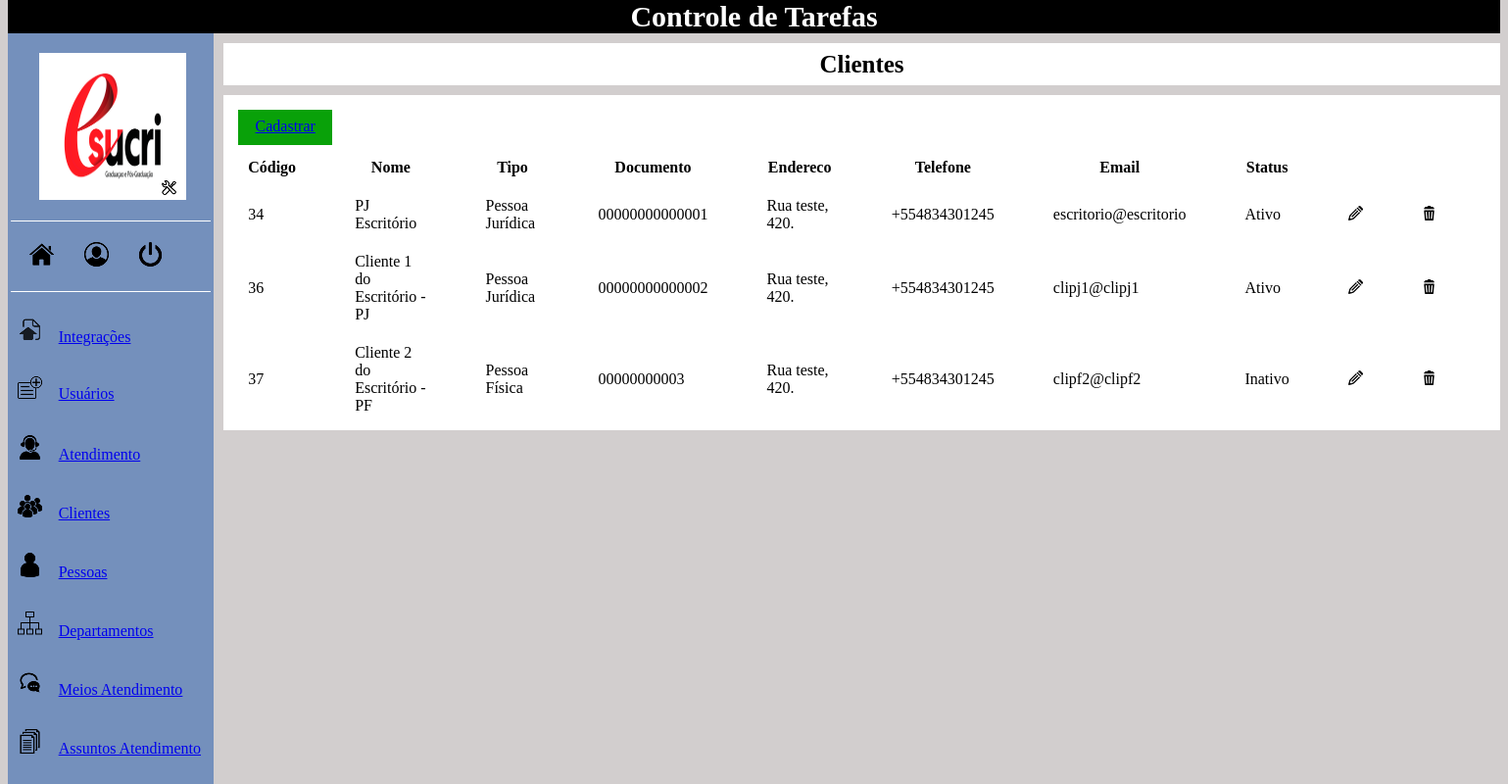
Before: /views/cliente-listar.php (signed in) with the older database file.
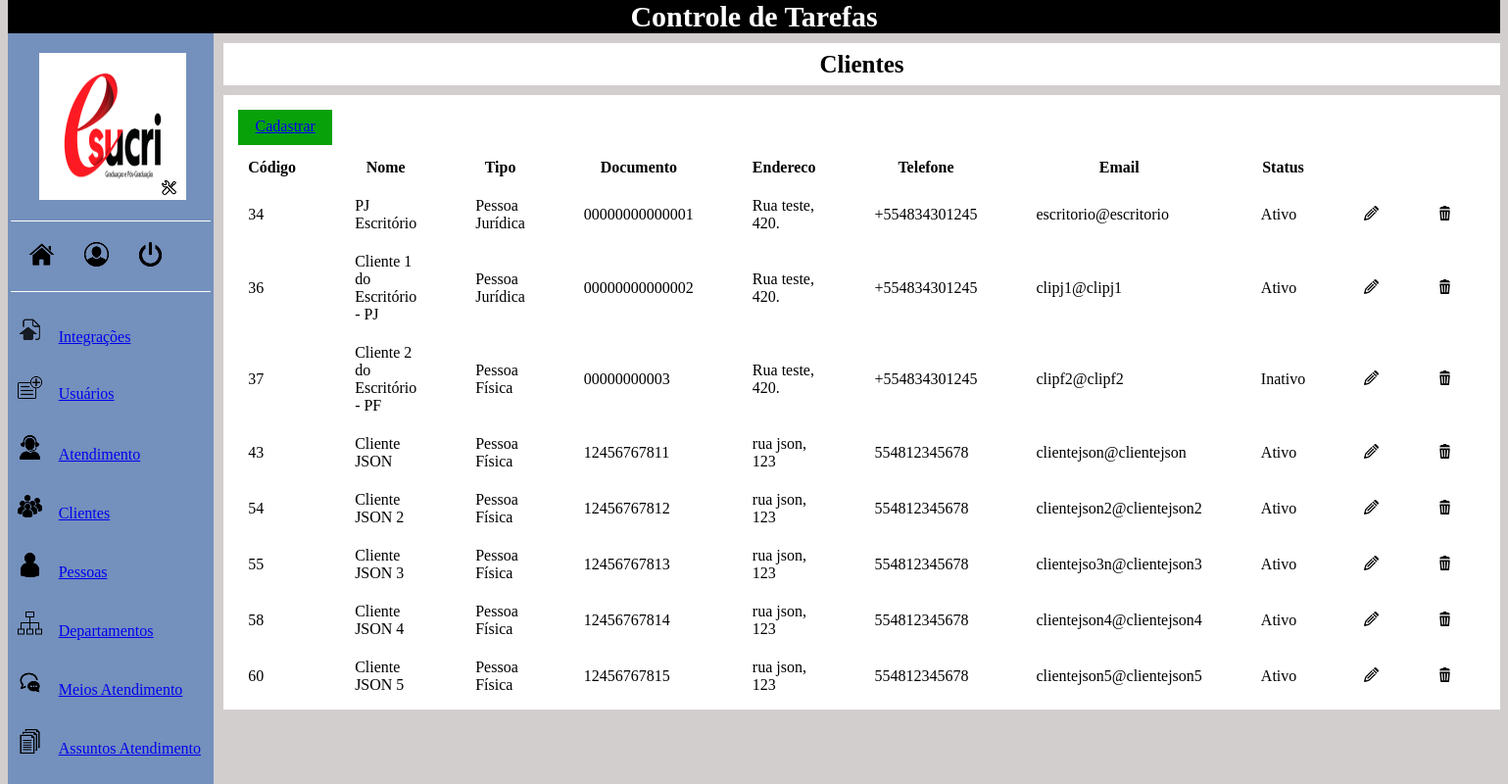
After: the same page with the newer database file.
### tables this page shows
CREATE TABLE `pessoa` (
  `id` int(11) NOT NULL AUTO_INCREMENT,
  `nome` varchar(70) NOT NULL,
  `tipo` char(2) NOT NULL,
  `documento` varchar(14) NOT NULL,
  `endereco` varchar(100) DEFAULT NULL,
  `telefone` char(14) DEFAULT NULL,
  `email` varchar(100) DEFAULT NULL,
  `status` char(1) DEFAULT 'I',
  `cliente` char(1) DEFAULT 'N',
  PRIMARY KEY (`id`),
  UNIQUE KEY `documento` (`documento`)
);

### views/cliente-listar.php (the view, shortened to what this page needs)
<?php
    include('../conexao.php');
    include('menu.php');
?>
<!DOCTYPE html>
<html lang="pt-br">
    <head>
        <link rel="stylesheet" href="../styles/estilos.css">
    </head>
	<body>
        <header>
            <div class="header-pagina">Clientes</div>
        </header>
        <section class="conteudo">
            <div class="cadastrar">
                <a href="cliente-cadastro.php">Cadastrar</a>
            </div>
            <table class="listagem">
                <thead>
                    <tr>
                        <th>Código</th>
                        <th>Nome</th>
                        <th>Tipo</th>
                        <th>Documento</th>
                        <th>Endereco</th>
                        <th>Telefone</th>
                        <th>Email</th>
                        <th>Status</th>
                        <th></th>
                        <th></th>
                    </tr>
                </thead>
                <tbody>
                    <?php
                        $sql = "SELECT * FROM pessoa WHERE pessoa.cliente = 'S' ORDER BY id";
                        $query = mysqli_query($conexao, $sql);
                        if(!$query) {
                            echo mysqli_error($conexao);
                        } else {
                            while ($item = mysqli_fetch_array($query, MYSQLI_ASSOC)) {
                    ?>
                    <tr>
                        <td><?php echo $item['id']?></td>
                        <td><?php echo $item['nome']?></td>
                        <td><?php echo $item['tipo'] == 'pj'?'Pessoa Jurídica':'Pessoa Física';?></td>
                        <td><?php echo $item['documento']?></td>
                        <td><?php echo $item['endereco']?></td>
                        <td><?php echo $item['telefone']?></td>
                        <td><?php echo $item['email']?></td>
                        <td><?php echo $item['status'] == 'A'?'Ativo':'Inativo';?></td>
                        <td><a href="cliente-editar.php?id=<?php echo $item['id']?>"><img src="../assets/editar.png" alt="Editar" title="Editar"></a></td>
                        <td><a href="../controllers/cliente/cliente-excluir.php?id=<?php echo $item['id']?>"><img src="../assets/excluir.png" alt="Excluir" title="Excluir"></a></td>
                    </tr>
                    <?php
                            }
                        }
                    ?>
                </tbody>
            </table>
        </section>
	</body>
</html>

### views/menu.php (shortened to what this page needs)
<!DOCTYPE html>
<html lang="pt-br">
<head>
    <link rel="stylesheet" href="../styles/estilos.css">
</head>
<body>
    <header>
        <div class="titulo-sistema">
            Controle de Tarefas
        </div>
    </header>
    <section class="section-left">
        <div class="separador"></div>
        <div class="imagem-empresa">
            <img src="../assets/logos/logo-empresa.png" alt="" class="logo-empresa">
            <?php
                if($_SESSION['usuario']['tipo'] == 'A'){
            ?>
            <a href="upload-logo.php"><img class="alterar" src="../assets/ferramenta.png" alt="Alterar logo" title="Alterar logo"></a>
            <?php
                }
            ?>
        </div>
        <div class="traco"></div>
        <div class="user-logado">
            <ul>
               <li class="opcoes-usuario"><a href="index.php"><img src="../assets/inicio.png" alt="Início" title="Início"></a></li>
               <li class="opcoes-usuario"><a href="usuario-editar.php?id=<?php echo $_SESSION['usuario']['id']?>"><img src="../assets/usuario.png" alt="Perfil" title="Perfil"></a></li>
               <li class="opcoes-usuario"><a href="../controllers/logout.php"><img src="../assets/logout.png" alt="Logout" title="Logout"></a></li>
            </ul>
        </div>
        <div class="traco"></div>
        <div class="menu">
            <ul id="listaMenu">
                <?php
                    if($_SESSION['usuario']['tipo'] == 'A'){
                ?>
                <li class="integracoes"><a href="integracao.php">Integrações</a></li>
                <div class="separador"></div>
                <li class="usuarios-lista"><a href="usuario-listar.php">Usuários</a></li>
                <div class="separador"></div>
                <?php
                    }
                ?>
                <li class="atendimento"><a href="atendimento-listar.php">Atendimento</a></li>
                <div class="separador"></div>
                <li class="clientes"><a href="cliente-listar.php">Clientes</a></li>
                <div class="separador"></div>
                <li class="pessoas"><a href="pessoa-listar.php">Pessoas</a></li>
                <div class="separador"></div>
                <li class="departamentos"><a href="departamento-listar.php">Departamentos</a></li>
                <div class="separador"></div>
                <li class="meio-atend"><a href="atendimento-meio-listar.php">Meios Atendimento</a></li>
                <div class="separador"></div>
                <li class="assunto-atend"><a href="atendimento-assunto-listar.php">Assuntos Atendimento</a></li>
            </ul>
        </div>
    </section>
</body>
</html>

### styles/estilos.css (style rules this page uses)
li { padding-top: 10px; padding-bottom: 5px; margin-left: -20px; }
section.section-left { background-color:#7490bc; width: 210px; height: 895px; margin-bottom: 0%; float: left; }
div.separador { padding: 10px; }
div.imagem-empresa { width: 150px; height: 150px; margin-left: 15%; background-color: white; }
div.menu { color: black; }
div.titulo-sistema { margin-top: -8px; text-align: center; font-weight: bolder; font-size: 30px; color: white; background-color: black; }
li.atendimento { margin-left: 1%; padding-left: 10px; width: 25; height: 25px; list-style-image: url("../assets/atendimento.png"); }
li.clientes { margin-left: 1%; padding-left: 10px; width: 25; height: 25px; list-style-image: url("../assets/clientes.png"); }
li.pessoas { margin-left: 1%; padding-left: 10px; width: 25; height: 25px; list-style-image: url("../assets/pessoa.png"); }
li.departamentos { margin-left: 1%; padding-left: 10px; width: 25; height: 25px; list-style-image: url("../assets/departamentos.png"); }
li.meio-atend { margin-left: 1%; padding-left: 10px; width: 25; height: 25px; list-style-image: url("../assets/meios-atend.png"); }
li.assunto-atend { margin-left: 1%; padding-left: 10px; width: 25; height: 25px; list-style-image: url("../assets/assuntos-atend.png"); }
li.usuarios-lista { margin-left: 1%; padding-left: 10px; width: 25; height: 25px; list-style-image: url("../assets/usuarios-lista.png"); }
li.integracoes { margin-left: 1%; padding-left: 10px; width: 25; height: 25px; list-style-image: url("../assets/integracoes.png"); }
.user-logado { margin-top: 10%; margin-left: 1%; margin-right: 1%; }
.traco { height: 1px; background-color: white; margin-top: 10%; margin-left: 3px; margin-right: 3px; }
.opcoes-usuario { list-style: none; display: inline; margin-right: 28%; }
.conteudo { margin-top: 10px; padding: 1%; margin-left: 220px; background-color: white; }
body { background-color: rgb(210, 206, 206); }
.listagem { border-collapse: collapse; }
th { padding-right: 50px; padding-left: 10px; }
td { padding-right: 50px; padding-top: 20px; padding-left: 10px; }
.cadastrar { width: 80px; height: 20px; margin-bottom: 1%; background-color: rgb(9, 161, 9); text-align: center; padding: 8px; color: white; }
.header-pagina { margin-top: 10px; padding: 0.5%; margin-left: 220px; background-color: white; text-align: center; font-size: 25px; font-weight: bolder; }
.alterar { position: absolute; margin-top: 130px; margin-left: -25px; }
.logo-empresa { width: 150px; height: 150px; text-align: center; }

Changed rows visible on the page:
added pessoa: id "43", nome "Cliente JSON", tipo "Pessoa Física", documento "12456767811", endereco "rua json, 123", telefone "554812345678", email "clientejson@clientejson", status "Ativo"
added pessoa: id "54", nome "Cliente JSON 2", tipo "Pessoa Física", documento "12456767812", endereco "rua json, 123", telefone "554812345678", email "clientejson2@clientejson2", status "Ativo"
added pessoa: id "55", nome "Cliente JSON 3", tipo "Pessoa Física", documento "12456767813", endereco "rua json, 123", telefone "554812345678", email "clientejso3n@clientejson3", status "Ativo"
added pessoa: id "58", nome "Cliente JSON 4", tipo "Pessoa Física", documento "12456767814", endereco "rua json, 123", telefone "554812345678", email "clientejson4@clientejson4", status "Ativo"
added pessoa: id "60", nome "Cliente JSON 5", tipo "Pessoa Física", documento "12456767815", endereco "rua json, 123", telefone "554812345678", email "clientejson5@clientejson5", status "Ativo"
